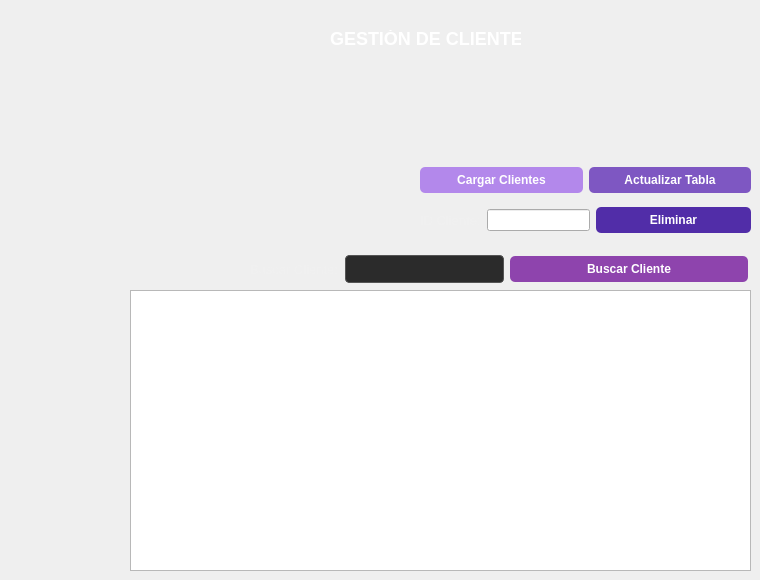
        <widget class="QWidget" name="tab_13">
         <attribute name="title">
          <string>Clientes</string>
         </attribute>
         <widget class="QTableWidget" name="tblAdminClientes">
          <property name="geometry">
           <rect>
            <x>130</x>
            <y>290</y>
            <width>621</width>
            <height>281</height>
           </rect>
          </property>
          <attribute name="horizontalHeaderStretchLastSection">
           <bool>true</bool>
          </attribute>
         </widget>
         <widget class="QLabel" name="label_53">
          <property name="geometry">
           <rect>
            <x>330</x>
            <y>30</y>
            <width>191</width>
            <height>16</height>
           </rect>
          </property>
          <property name="styleSheet">
           <string notr="true">QLabel {
    color: #ffffff; /* Blanco puro para destacar más */
    font-size: 18px; /* Tamaño de letra más grande */
    font-weight: bold; /* Negrita */
}</string>
          </property>
          <property name="text">
           <string>GESTIÓN DE CLIENTES</string>
          </property>
         </widget>
         <widget class="QLabel" name="label_67">
          <property name="geometry">
           <rect>
            <x>140</x>
            <y>40</y>
            <width>231</width>
            <height>231</height>
           </rect>
          </property>
          <property name="text">
           <string/>
          </property>
          <property name="pixmap">
           <pixmap resource="images.qrc">:/imgCustomer.png</pixmap>
          </property>
          <property name="scaledContents">
           <bool>true</bool>
          </property>
         </widget>
         <widget class="QWidget" name="horizontalLayoutWidget_2">
          <property name="geometry">
           <rect>
            <x>250</x>
            <y>239</y>
            <width>498</width>
            <height>61</height>
           </rect>
          </property>
          <layout class="QHBoxLayout" name="horizontalLayout_2" stretch="0,2,3">
           <item>
            <widget class="QLabel" name="label_38">
             <property name="styleSheet">
              <string notr="true">QLabel {
    color: #f0f0f0; /* Un blanco/gris muy claro para no cansar la vista */
    font-family: &quot;Segoe UI&quot;, Helvetica, Arial, sans-serif; /* Tipografía moderna y limpia */
    font-size: 13px; /* Tamaño estándar legible */
    background-color: transparent; /* Transparente para que se vea tu fondo oscuro */
    border: none;
}</string>
             </property>
             <property name="text">
              <string>Buscar Cliente:</string>
             </property>
            </widget>
           </item>
           <item>
            <widget class="QLineEdit" name="txtBuscarIdCliente">
             <property name="styleSheet">
              <string notr="true">QLineEdit {
    background-color: #2b2b2b;
    color: white;
    border: 1px solid #555555;
    border-radius: 4px;
    padding: 5px;
}

/* Efecto cuando haces clic para escribir adentro */
QLineEdit:focus {
    border: 1px solid #0984e3; /* El borde se pone azul para indicar que está activo */
    background-color: #333333; /* El fondo se aclara un poco */
}</string>
             </property>
            </widget>
           </item>
           <item>
            <widget class="QPushButton" name="btnBuscarIdCliente">
             <property name="styleSheet">
              <string notr="true">QPushButton {
    background-color: #8e44ad;
    color: white;
    border-radius: 5px;
    padding: 6px;
    font-weight: bold;
}
QPushButton:hover {
    background-color: #9b59b6; /* Un tono un poco más claro al pasar el ratón */
}</string>
             </property>
             <property name="text">
              <string>Buscar Cliente</string>
             </property>
            </widget>
           </item>
          </layout>
         </widget>
         <widget class="QWidget" name="horizontalLayoutWidget_5">
          <property name="geometry">
           <rect>
            <x>420</x>
            <y>160</y>
            <width>331</width>
            <height>41</height>
           </rect>
          </property>
          <layout class="QHBoxLayout" name="horizontalLayout_5">
           <item>
            <widget class="QPushButton" name="btnCargaMasivaClientes">
             <property name="styleSheet">
              <string notr="true">QPushButton {
    background-color: #B388EB;
    color: white;
    border-radius: 5px;
    padding: 6px;
    font-weight: bold;
}
QPushButton:hover {
    background-color: #2ecc71; 
}</string>
             </property>
             <property name="text">
              <string>Cargar Clientes</string>
             </property>
            </widget>
           </item>
           <item>
            <widget class="QPushButton" name="btnActualizarTabla">
             <property name="styleSheet">
              <string notr="true">QPushButton {
    background-color: #7E57C2;
    color: white;
    border-radius: 5px;
    padding: 6px;
    font-weight: bold;
}

QPushButton:hover {
    background-color: #EC7063; /* Tono más claro al pasar el ratón */
}</string>
             </property>
             <property name="text">
              <string>Actualizar Tabla</string>
             </property>
            </widget>
           </item>
          </layout>
         </widget>
         <widget class="QWidget" name="horizontalLayoutWidget_6">
          <property name="geometry">
           <rect>
            <x>420</x>
            <y>200</y>
            <width>331</width>
            <height>41</height>
           </rect>
          </property>
          <layout class="QHBoxLayout" name="horizontalLayout_6" stretch="0,2,3">
           <item>
            <widget class="QLabel" name="label_68">
             <property name="styleSheet">
              <string notr="true">QLabel {
    color: #f0f0f0; /* Un blanco/gris muy claro para no cansar la vista */
    font-family: &quot;Segoe UI&quot;, Helvetica, Arial, sans-serif; /* Tipografía moderna y limpia */
    font-size: 13px; /* Tamaño estándar legible */
    background-color: transparent; /* Transparente para que se vea tu fondo oscuro */
    border: none;
}</string>
             </property>
             <property name="text">
              <string>ID Cliente:</string>
             </property>
            </widget>
           </item>
           <item>
            <widget class="QLineEdit" name="txtDpiEliminar"/>
           </item>
           <item>
            <widget class="QPushButton" name="btnEliminarCliente">
             <property name="styleSheet">
              <string notr="true">QPushButton {
    background-color: #512DA8;
    color: white;
    border-radius: 5px;
    padding: 6px;
    font-weight: bold;
}
QPushButton:hover {
    background-color: #e74c3c; 
}</string>
             </property>
             <property name="text">
              <string>Eliminar</string>
             </property>
            </widget>
           </item>
          </layout>
         </widget>
        </widget>
